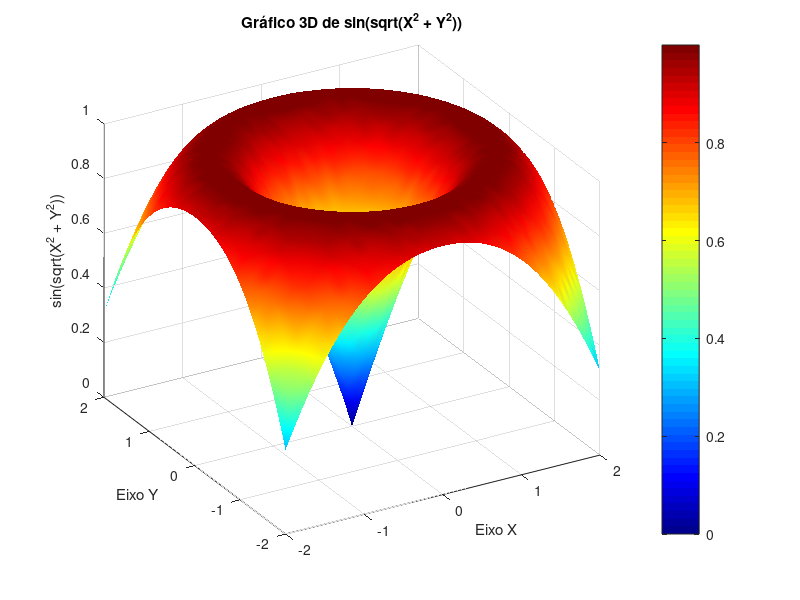

Here is the MATLAB script that generated this plot:
% Exemplo de gráfico 3D

% Dados para plot
[X,Y] = meshgrid(-2:0.1:2); % Cria grelha de valores
Z = sin(sqrt(X.^2 + Y.^2)); % Calcula os valores de Z

% Cria o gráfico de superfície
figure;
surf(X, Y, Z);

% Adiciona título e rótulos aos eixos
title('Gráfico 3D de sin(sqrt(X^2 + Y^2))');
xlabel('Eixo X');
ylabel('Eixo Y');
zlabel('sin(sqrt(X^2 + Y^2))');

% Adiciona barra de cores
colorbar;

% Adiciona detalhes de formatação
% Interpolação de cores para superfície suave
shading interp;
% Esquema de cores Jet
colormap(jet);

% Ajusta o ângulo de visualização
view(-30, 30);

% Adiciona grelha
grid on;